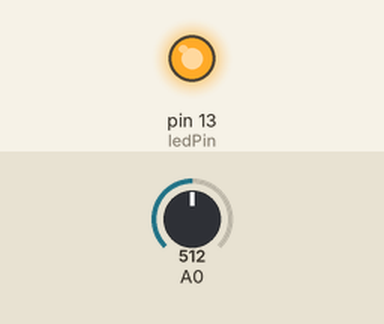
This sketch was run on a simulated Arduino Uno, built with avr-gcc and run on an emulated ATmega328P. Parts: output pins drawn as LEDs (lit = HIGH). The inputs (shaded band) are chosen by the test bench; at power-on: A0 = 512.

Above: at 0.15 s.
Timing chart, 0 to 1.6 s (numbered marks = the images above):
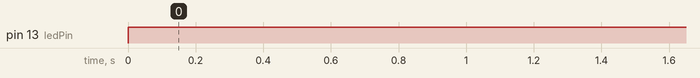

The sketch:

sketch.ino
```cpp
const int ledPin =  13;      // the number of the LED pin
const int thresholdvalue=400;//The threshold to turn the led on
void setup() {
     pinMode(ledPin, OUTPUT);
}

void loop() {
  int sensorValue = analogRead(A0);//use A0 to read the electrical signal
  Serial.println(sensorValue);
  if(sensorValue>thresholdvalue)
  digitalWrite(ledPin,HIGH);//if the value read from A0 is larger than 400,then light the LED
  delay(20);
  digitalWrite(ledPin,LOW);
}
```

Measured:
- by itself, pin 13 (ledPin): LOW → HIGH at 0.00 s
